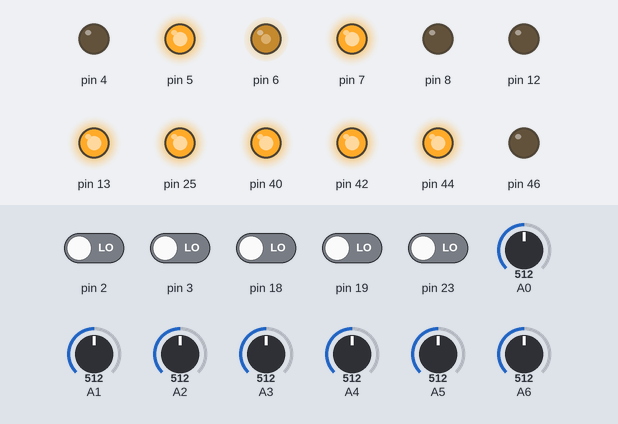
Bench run of a sketch on a simulated Arduino Uno, built for the host (arithmetic inside an expression is 32-bit, double 64-bit). On the bench: output pins drawn as LEDs (lit = HIGH). Inputs (shaded band) come from the test bench; at power-on: pin 2, pin 3, pin 18, pin 19, pin 23 LOW, A0 = 512, A1 = 512, A2 = 512, A3 = 512, A4 = 512, A5 = 512, A6 = 512. What the sketch prints to the serial monitor is not drawn.

Above: at 1.3 s.
1.4 s: pin 23 driven HIGH
At 2.6 s:
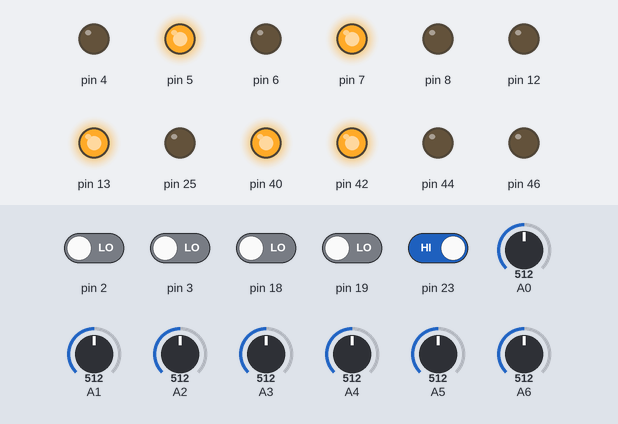
2.9 s: pin 23 driven LOW
At 3.9 s:
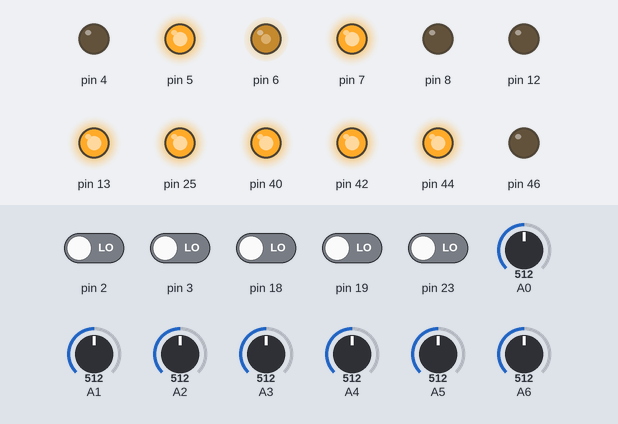
Timing chart, 0 to 5.9 s (numbered marks = the images above; inputs shaded):
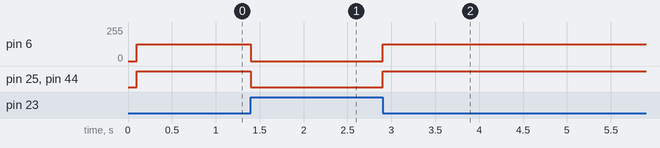

The sketch:

pcint_int_ntc.ino
```cpp
#include <SetUp.h>

void setup(void) {
  Set_9D();
  Motor_init();
  isr_setup();

  MsTimer2::set(1000, flash); // 1000msごとにオンオフ
  MsTimer2::start();

  pinMode(ledpin, OUTPUT);
  pinMode(swpin, INPUT);
}

void loop(){
  //sei();
    while(1){
      //潜水・バランス用モータ制御部
      if(digitalRead(swpin) == 0){
        motor_zl.Pwm(30),motor_zr.Pwm(30);
        motor_xl.Pwm(30),motor_xr.Pwm(30);
        motor_l.Pwm(100),motor_r.Pwm(70);
        LED_ON();
      }else{
        Stop();
        LED_OFF();
      }
    }
}

void flash(){
  RM1=Rps[0],RM2=Rps[2],RM3=Rps[1],RM4=Rps[3],RM5=Rps[5],RM6=Rps[4];
  Serial.println("ロータリーエンコーダー");
  Serial.print("ZR_RPS[0] : "),Serial.print(RM1);
  Serial.print("  ZL_RPS[1] : "),Serial.print(RM2);
  Serial.print("  R_RPS[2] : "),Serial.print(RM3);
  Serial.print("  L_RPS[3] : "),Serial.print(RM4);
  Serial.print("  XR_RPS[4] : "),Serial.print(RM5);
  Serial.print("  XL_RPS[5] : "),Serial.println(RM6);
  Serial.println("");

  FM1=Rps[6],FM2=Rps[7],FM3=Rps[8],FM4=Rps[9];
  //FM1 = 0,FM2 = 0,FM3 = 0,FM4 = 0;
  S_FM = String(FM1)+","+String(FM2)+","+String(FM3)+","+String(FM4)+",";
  Serial.println("流速計");
  Serial.print("ZR_RPS[6] : "),Serial.print(FM1);
  Serial.print("  ZL_RPS[7] : "),Serial.print(FM2);
  Serial.print("  XR_RPS[8]  : "),Serial.print(FM3);
  Serial.print("  XL_RPS[9]  : "),Serial.println(FM4);
  Serial.println("");

  NTC1=ntc.get(0),NTC2=ntc.get(1),NTC3=ntc.get(2),NTC4=ntc.get(3),NTC5=ntc.get(4),NTC6=ntc.get(5),NTC7=ntc.get(6);
  Serial.println("温度センサ");
  Serial.print("ZR_NTC[0] : "),Serial.print(NTC1);  //A0
  Serial.print("  ZL_NTC[1] : "),Serial.print(NTC2);  //A1
  Serial.print("  R_NTC[2]  : "),Serial.print(NTC3);  //A2
  Serial.print("  L_NTC[3]  : "),Serial.println(NTC4);//A3
  Serial.print("  XR_NTC[4]  : "),Serial.print(NTC5);  //A4
  Serial.print("  XL_NTC[5]  : "),Serial.println(NTC6);//A5
  Serial.print("  Arduino_NTC[6]  : "),Serial.println(NTC7);//A6
  Serial.println("");

  zero_set();
}
```

Measured:
- after the input at 1.4 s, pin 6: 127/255 → 0/255 at once; pin 25, pin 44: HIGH → LOW at once
- after the input at 2.9 s, pin 6: 0/255 → 127/255 at once; pin 25, pin 44: LOW → HIGH at once
